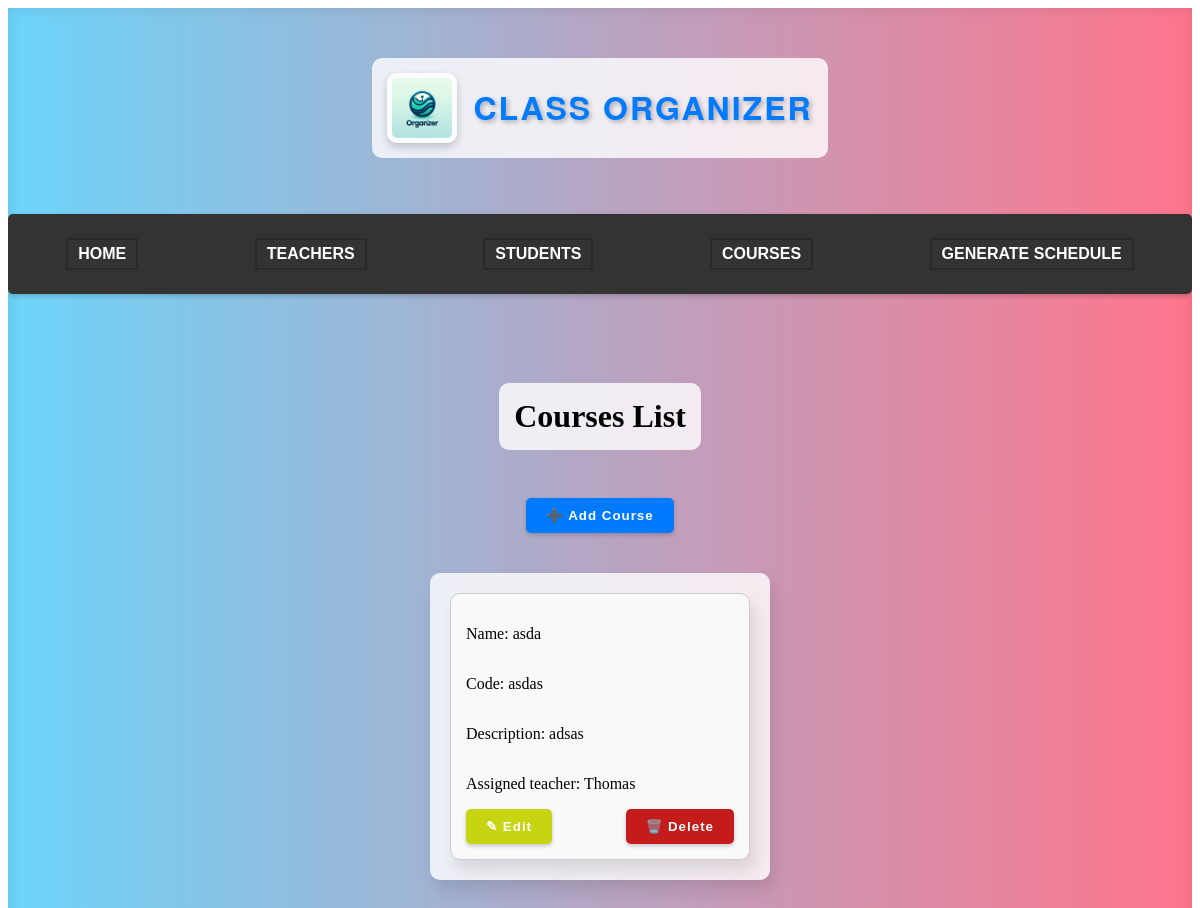
The page /classapp/course/ on the database as committed earlier.
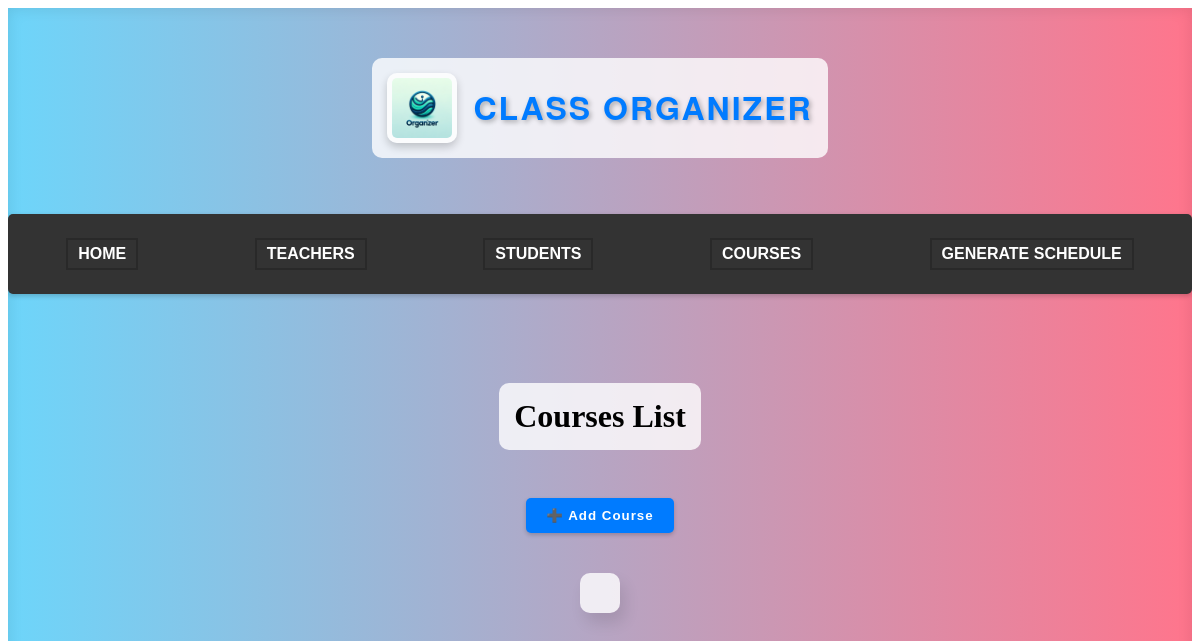
The same page on the database as committed later.
### classapp/models.py (models this page shows)
class Course(models.Model):
    course_id = models.AutoField(primary_key=True)  # primary key
    name = models.CharField(max_length=50)
    code = models.CharField(max_length=50)
    description = models.CharField(max_length=50)
    teacher = models.ForeignKey(Teacher, on_delete=models.CASCADE)

class Teacher(models.Model):
    teacher_id = models.AutoField(primary_key=True)  # primary key
    name = models.CharField(max_length=50)
    last_name = models.CharField(max_length=50)
    phone = models.CharField(max_length=50, null=True, blank=True)
    working_days = models.CharField(max_length=50, default='')
    working_hours = models.CharField(max_length=50, default='')
    courses = models.ManyToManyField('Course', related_name='teachers')
    objects = TeacherModelManager()

### classapp/views.py (the view, shortened to what this page needs)
# urls.py: path('course/', views.course, name='course'),
def course(request):
    data = Course.objects.all()
    context = {'data': data}
    return render(request, 'course.html', context)

### classapp/templates/course.html (shortened to what this page needs)
<!DOCTYPE html>
<html lang="en">
<head>
    {% load static %}
    <link rel="stylesheet" href=" {% static 'style.css' %} ">
</head>
<body>
    <div class="main-container">
        <header>
            <img src="{% static 'classorganizerlogo.png' %}" alt="Logo" class="logo">
            <h1 class="siteTitle">Class Organizer</h1>
        </header>
        <nav class="navbar">
            <ul class="navbar-nav">
                <li class="nav-item"><a href="{% url 'home' %}">Home</a></li>
                <li class="nav-item"><a href="{% url 'teacher' %}">Teachers</a></li>
                <li class="nav-item"><a href="{% url 'student' %}">Students</a></li>
                <li class="nav-item"><a href="{% url 'course' %}">Courses</a></li>
                <li class="nav-item"><a href="{% url 'schedule' %}">Generate Schedule</a></li>
            </ul>
        </nav>
        <h1>Courses List</h1>
        <button class="add_course_btn" type="submit" onclick="window.location.href='addcourse/'">➕ Add Course</button>
        <div class="students-container">
            {% for course in data %}
            <div class="student-box">
                <p>Name: {{ course.name }}</p>
                <p>Code: {{ course.code }}</p>
                <p>Description: {{ course.description }}</p>
                <p>Assigned teacher: {{ course.teacher.name }}</p>
                <div class="button-container">
                    <button class="edit_course_btn" type="button" onclick="window.location.href='{% url "editcourse" course.course_id %}'">✎ Edit</button>
                    <button class="delete_course_btn" type="button" onclick="window.location.href='{% url "deletecourse" course.course_id %}'">🗑️ Delete</button>
                </div>
            </div>
            {% endfor %}
        </div>
</body>
</html>

Rows that differ between the two databases and show on the page:
removed Course: name "asda", code "asdas", description "adsas", teacher.name "Thomas"
